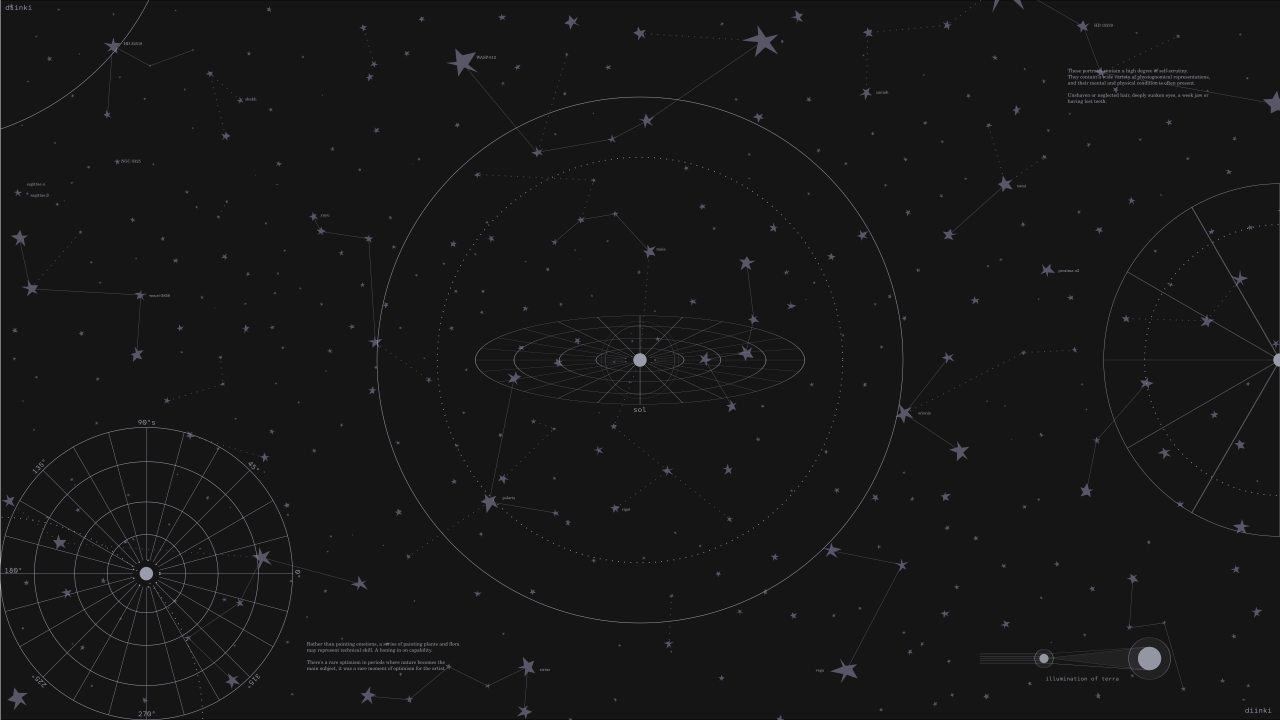
#> input picture hypr/wallpapers_bundled/oc_the_blackboard.png, 3840 x 2160 px (shown at 1/3 size)
$ python -i add_fossils.py   (imports and definitions only)
#> lines starting #> are read from the running program, lines starting #| are printed output that depends on the picture
#> further down, picture is the input picture: PIL image 3840x2160 RGBA; mean R, G, B, A 22.8, 22.8, 23, 254.9
#!/usr/bin/env python3
"""Draw ammonites and trilobites onto a wallpaper in the print's own pen-and-ink style
(olive ink linework over a pale sage wash), placed in its quietest areas.

Usage: add_fossils.py SRC.png DEST.png [--count N] [--seed S] [--preview PREVIEW.png]
"""
import math, random, sys
from PIL import Image, ImageChops, ImageDraw, ImageFilter

SS = 2  # supersample factor for each fossil tile

INK = (60, 78, 56)
WASH_HI = (226, 228, 198)
WASH_LO = (186, 198, 160)
WASH_DARK = (150, 168, 128)
WASH_A = 150   # wash opacity: lets the paper show through like the print's watercolour


def qbez(p0, p1, p2, n=12):
    return [((1 - t) ** 2 * p0[0] + 2 * (1 - t) * t * p1[0] + t * t * p2[0],
             (1 - t) ** 2 * p0[1] + 2 * (1 - t) * t * p1[1] + t * t * p2[1]) for t in (i / n for i in range(n + 1))]


# [130 lines left out: functions cbez, radial_wash, ammonite, trilobite, not called in this run]


def busyness(img):
    """Edge-density map at 1/8 scale: low values = quiet areas of the print."""
    small = img.convert("L").resize((img.width // 8, img.height // 8), Image.BILINEAR)
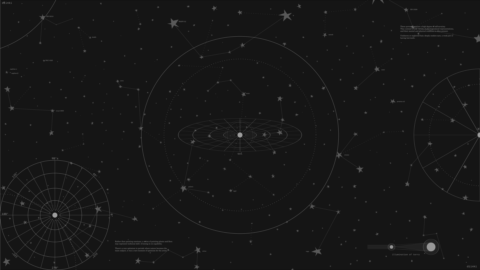
#> small: PIL image 480x270 L; min 19, max 157, mean 22.8
    e = small.filter(ImageFilter.FIND_EDGES).point(lambda v: min(255, v * 3))
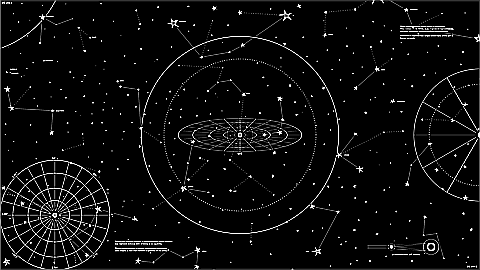
#> e: PIL image 480x270 L; min 0, max 255, mean 12.4
    return e.filter(ImageFilter.GaussianBlur(4)), small


# [57 lines left out: function main, not called in this run]


# [2 lines not run here, left out]

>>> from PIL import Image
>>> picture = Image.open('oc_the_blackboard.png')
>>> result = busyness(picture)
